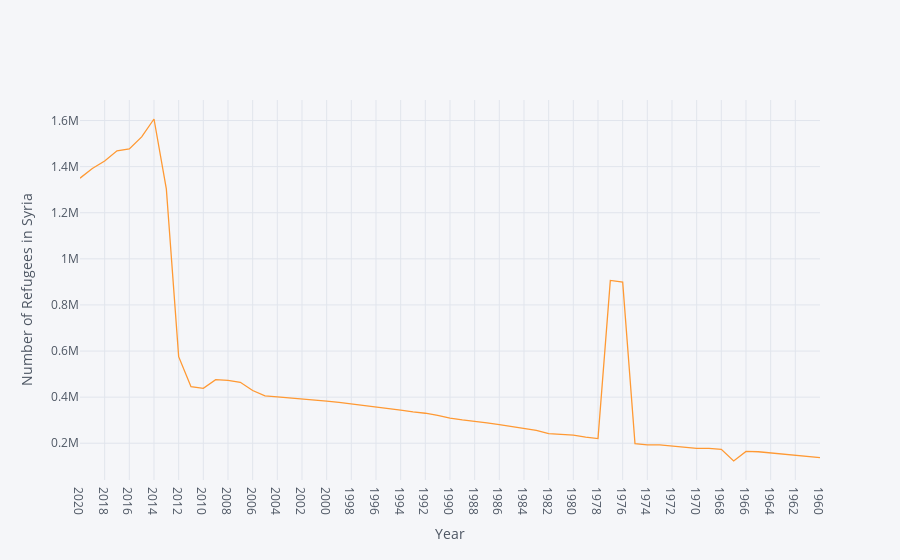

This figure's notebook cell:
### Code cell
lebanon_refugees["Refugee population by country or territory of asylum"].iplot(xTitle = 'Year', yTitle = 'Number of Refugees in Syria')

### Figure 1 — Plotly figure (JSON) as saved in the notebook; plotly's stock layout.template omitted (floating-point values rounded to 4 significant figures)
{"data": [{"line": {"color": "rgba(255, 153, 51, 1.0)", "dash": "solid", "shape": "linear", "width": 1.3}, "mode": "lines", "name": "Refugee population by country or territory of asylum", "text": "", "type": "scatter", "x": ["2020", "2019", "2018", "2017", "2016", "2015", "2014", "2013", "2012", "2011", "2010", "2009", "2008", "2007", "2006", "2005", "2004", "2003", "2002", "2001", "2000", "1999", "1998", "1997", "1996", "1995", "1994", "1993", "1992", "1991", "1990", "1989", "1988", "1987", "1986", "1985", "1984", "1983", "1982", "1981", "1980", "1979", "1978", "1977", "1976", "1975", "1974", "1973", "1972", "1971", "1970", "1969", "1968", "1967", "1966", "1965", "1964", "1963", "1962", "1961", "1960"], "y": [1349955, 1392174, 1424728, 1468431, 1476623, 1529213, 1606698, 1303867, 575465, 445139, 438131, 476045, 472602, 464298, 428602, 405248, 400905, 397051, 392059, 387734, 382744, 377612, 371294, 365160, 358666, 351640, 343480, 335846, 330231, 320731, 309021, 301221, 296518, 288657, 280798, 272504, 263190, 255513, 242017, 237081, 235105, 226370, 220248, 906521, 899238, 197974, 192830, 193107, 188937, 184814, 177862, 178049, 173437, 122967, 164692, 163069, 158584, 152747, 146969, 142670, 137884]}], "layout": {"legend": {"bgcolor": "#F5F6F9", "font": {"color": "#4D5663"}}, "paper_bgcolor": "#F5F6F9", "plot_bgcolor": "#F5F6F9", "title": {"font": {"color": "#4D5663"}}, "xaxis": {"gridcolor": "#E1E5ED", "showgrid": true, "tickfont": {"color": "#4D5663"}, "title": {"font": {"color": "#4D5663"}, "text": "Year"}, "zerolinecolor": "#E1E5ED"}, "yaxis": {"gridcolor": "#E1E5ED", "showgrid": true, "tickfont": {"color": "#4D5663"}, "title": {"font": {"color": "#4D5663"}, "text": "Number of Refugees in Syria"}, "zerolinecolor": "#E1E5ED"}}}
